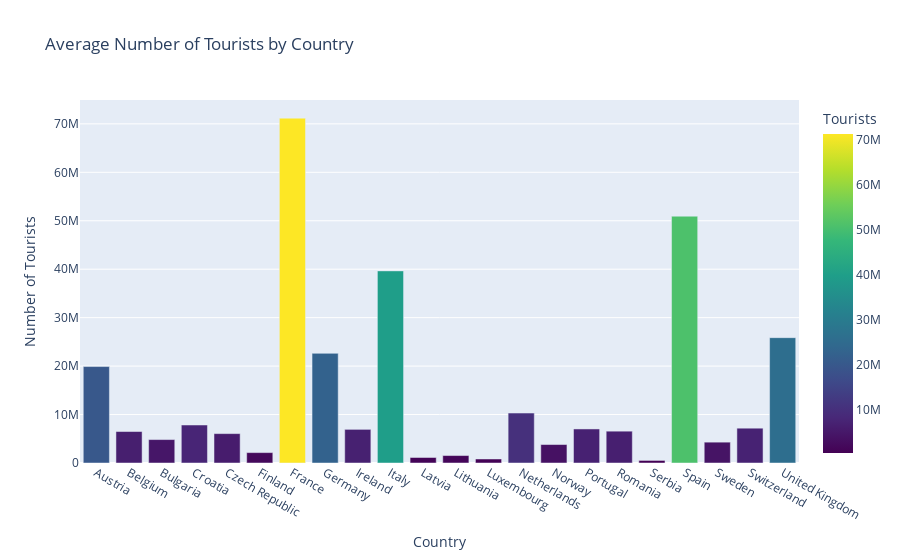

Notebook code for this chart:
### Code cell
# 'COUNTRY' sütunu ülkeleri, 'TOURISTS' sütunu ise turist sayısını içeriyor

data_filtered = data.dropna(subset=['COUNTRY'])

# Ülkeler için ortalama turist sayılarını hesaplıyoruz
country_avg_tourists = data_filtered.groupby('COUNTRY')['TOURISTS'].mean().reset_index()

fig = px.bar(country_avg_tourists, 
             x='COUNTRY', 
             y='TOURISTS', 
             title="Average Number of Tourists by Country", 
             labels={'TOURISTS': 'Number of Tourists'},
             color='TOURISTS',
             color_continuous_scale='Viridis') 


fig.update_layout(xaxis_title="Country", yaxis_title="Number of Tourists", 
                  coloraxis_colorbar=dict(title="Tourists"))
fig.show()

### Figure 1 — Plotly figure (JSON) as saved in the notebook; plotly's stock layout.template omitted (floating-point values rounded to 4 significant figures)
{"data": [{"alignmentgroup": "True", "hovertemplate": "COUNTRY=%{x}<br>Number of Tourists=%{marker.color}<extra></extra>", "legendgroup": "", "marker": {"color": [19909000, 6496961, 4836884, 7841461, 6063076, 2147000, 71176346, 22635423, 6942807, 39653776, 1136923, 1538269, 827653, 10307692, 3812230, 7024884, 6568730, 530038, 50941692, 4303307, 7184000, 25867961], "coloraxis": "coloraxis", "pattern": {"shape": ""}}, "name": "", "offsetgroup": "", "orientation": "v", "showlegend": false, "textposition": "auto", "type": "bar", "x": ["Austria", "Belgium", "Bulgaria", "Croatia", "Czech Republic", "Finland", "France", "Germany", "Ireland", "Italy", "Latvia", "Lithuania", "Luxembourg", "Netherlands", "Norway", "Portugal", "Romania", "Serbia", "Spain", "Sweden", "Switzerland", "United Kingdom"], "xaxis": "x", "y": [19909000, 6496961, 4836884, 7841461, 6063076, 2147000, 71176346, 22635423, 6942807, 39653776, 1136923, 1538269, 827653, 10307692, 3812230, 7024884, 6568730, 530038, 50941692, 4303307, 7184000, 25867961], "yaxis": "y"}], "layout": {"barmode": "relative", "coloraxis": {"colorbar": {"title": {"text": "Tourists"}}, "colorscale": [[0, "#440154"], [0.1111, "#482878"], [0.2222, "#3e4989"], [0.3333, "#31688e"], [0.4444, "#26828e"], [0.5556, "#1f9e89"], [0.6667, "#35b779"], [0.7778, "#6ece58"], [0.8889, "#b5de2b"], [1, "#fde725"]]}, "legend": {"tracegroupgap": 0}, "title": {"text": "Average Number of Tourists by Country"}, "xaxis": {"anchor": "y", "domain": [0, 1], "title": {"text": "Country"}}, "yaxis": {"anchor": "x", "domain": [0, 1], "title": {"text": "Number of Tourists"}}}}
